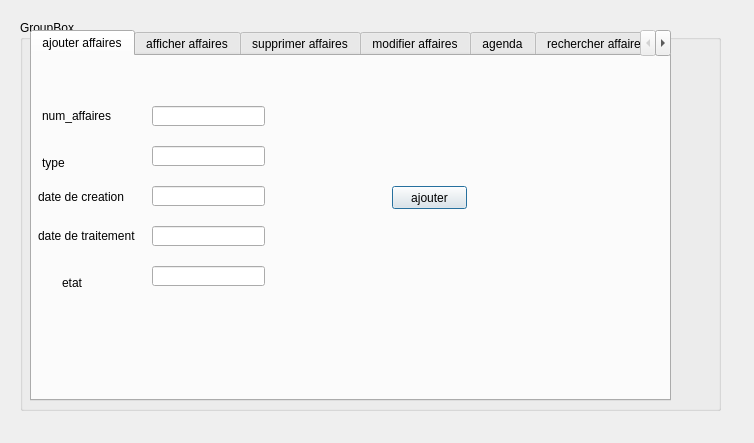
<?xml version="1.0" encoding="UTF-8"?>
<ui version="4.0">
 <class>gestionaff</class>
 <widget class="QDialog" name="gestionaff">
  <property name="geometry">
   <rect>
    <x>0</x>
    <y>0</y>
    <width>754</width>
    <height>443</height>
   </rect>
  </property>
  <property name="windowTitle">
   <string>Dialog</string>
  </property>
  <widget class="QGroupBox" name="groupBox">
   <property name="geometry">
    <rect>
     <x>20</x>
     <y>20</y>
     <width>701</width>
     <height>391</height>
    </rect>
   </property>
   <property name="title">
    <string>GroupBox</string>
   </property>
   <widget class="QTabWidget" name="tabWidget">
    <property name="geometry">
     <rect>
      <x>10</x>
      <y>10</y>
      <width>641</width>
      <height>371</height>
     </rect>
    </property>
    <property name="currentIndex">
     <number>0</number>
    </property>
    <widget class="QWidget" name="tab">
     <attribute name="title">
      <string>ajouter affaires</string>
     </attribute>
     <widget class="QLineEdit" name="lineEdit_affaires">
      <property name="geometry">
       <rect>
        <x>120</x>
        <y>50</y>
        <width>113</width>
        <height>20</height>
       </rect>
      </property>
     </widget>
     <widget class="QLineEdit" name="lineEdit_type">
      <property name="geometry">
       <rect>
        <x>120</x>
        <y>90</y>
        <width>113</width>
        <height>20</height>
       </rect>
      </property>
     </widget>
     <widget class="QLineEdit" name="lineEdit_date1">
      <property name="geometry">
       <rect>
        <x>120</x>
        <y>130</y>
        <width>113</width>
        <height>20</height>
       </rect>
      </property>
     </widget>
     <widget class="QLineEdit" name="lineEdit_date2">
      <property name="geometry">
       <rect>
        <x>120</x>
        <y>170</y>
        <width>113</width>
        <height>20</height>
       </rect>
      </property>
     </widget>
     <widget class="QLineEdit" name="lineEdit_etat">
      <property name="geometry">
       <rect>
        <x>120</x>
        <y>210</y>
        <width>113</width>
        <height>20</height>
       </rect>
      </property>
     </widget>
     <widget class="QLabel" name="label">
      <property name="geometry">
       <rect>
        <x>10</x>
        <y>50</y>
        <width>81</width>
        <height>20</height>
       </rect>
      </property>
      <property name="text">
       <string>num_affaires</string>
      </property>
     </widget>
     <widget class="QLabel" name="label_2">
      <property name="geometry">
       <rect>
        <x>10</x>
        <y>100</y>
        <width>47</width>
        <height>14</height>
       </rect>
      </property>
      <property name="text">
       <string>type</string>
      </property>
     </widget>
     <widget class="QLabel" name="label_3">
      <property name="geometry">
       <rect>
        <x>6</x>
        <y>130</y>
        <width>91</width>
        <height>21</height>
       </rect>
      </property>
      <property name="text">
       <string>date de creation</string>
      </property>
     </widget>
     <widget class="QLabel" name="label_4">
      <property name="geometry">
       <rect>
        <x>6</x>
        <y>170</y>
        <width>101</width>
        <height>20</height>
       </rect>
      </property>
      <property name="text">
       <string>date de traitement</string>
      </property>
     </widget>
     <widget class="QLabel" name="label_5">
      <property name="geometry">
       <rect>
        <x>30</x>
        <y>220</y>
        <width>47</width>
        <height>14</height>
       </rect>
      </property>
      <property name="text">
       <string>etat</string>
      </property>
     </widget>
     <widget class="QPushButton" name="pushButton_ajouter">
      <property name="geometry">
       <rect>
        <x>360</x>
        <y>130</y>
        <width>75</width>
        <height>23</height>
       </rect>
      </property>
      <property name="text">
       <string>ajouter</string>
      </property>
     </widget>
    </widget>
    <widget class="QWidget" name="tab_2">
     <attribute name="title">
      <string>afficher affaires</string>
     </attribute>
     <widget class="QTableView" name="tableView">
      <property name="geometry">
       <rect>
        <x>30</x>
        <y>30</y>
        <width>461</width>
        <height>261</height>
       </rect>
      </property>
     </widget>
     <widget class="QPushButton" name="pushButton_afficher">
      <property name="geometry">
       <rect>
        <x>410</x>
        <y>200</y>
        <width>75</width>
        <height>23</height>
       </rect>
      </property>
      <property name="text">
       <string>afficher</string>
      </property>
     </widget>
     <widget class="QPushButton" name="pushButton_tri">
      <property name="geometry">
       <rect>
        <x>410</x>
        <y>230</y>
        <width>75</width>
        <height>23</height>
       </rect>
      </property>
      <property name="text">
       <string>trier</string>
      </property>
     </widget>
     <widget class="QPushButton" name="pushButton_imprimer">
      <property name="geometry">
       <rect>
        <x>410</x>
        <y>260</y>
        <width>75</width>
        <height>23</height>
       </rect>
      </property>
      <property name="text">
       <string>imprimer</string>
      </property>
     </widget>
     <widget class="QPushButton" name="pushButton_font">
      <property name="geometry">
       <rect>
        <x>340</x>
        <y>300</y>
        <width>75</width>
        <height>23</height>
       </rect>
      </property>
      <property name="text">
       <string>choose font</string>
      </property>
     </widget>
     <widget class="QPushButton" name="pushButton_submit">
      <property name="geometry">
       <rect>
        <x>100</x>
        <y>300</y>
        <width>75</width>
        <height>23</height>
       </rect>
      </property>
      <property name="text">
       <string>submit</string>
      </property>
     </widget>
    </widget>
    <widget class="QWidget" name="tab_3">
     <attribute name="title">
      <string>supprimer affaires</string>
     </attribute>
     <widget class="QPushButton" name="pushButton_supprimer">
      <property name="geometry">
       <rect>
        <x>330</x>
        <y>140</y>
        <width>75</width>
        <height>23</height>
       </rect>
      </property>
      <property name="text">
       <string>PushButton</string>
      </property>
     </widget>
     <widget class="QLineEdit" name="Line_Edit_supp">
      <property name="geometry">
       <rect>
        <x>110</x>
        <y>140</y>
        <width>113</width>
        <height>20</height>
       </rect>
      </property>
     </widget>
    </widget>
    <widget class="QWidget" name="tab_4">
     <attribute name="title">
      <string>modifier affaires</string>
     </attribute>
     <widget class="QPushButton" name="pushButton_modifier">
      <property name="geometry">
       <rect>
        <x>350</x>
        <y>150</y>
        <width>75</width>
        <height>23</height>
       </rect>
      </property>
      <property name="text">
       <string>modifier</string>
      </property>
     </widget>
     <widget class="QLineEdit" name="lineEdit_modif">
      <property name="geometry">
       <rect>
        <x>100</x>
        <y>120</y>
        <width>113</width>
        <height>20</height>
       </rect>
      </property>
     </widget>
     <widget class="QLineEdit" name="lineEdit_jdid">
      <property name="geometry">
       <rect>
        <x>100</x>
        <y>160</y>
        <width>113</width>
        <height>20</height>
       </rect>
      </property>
     </widget>
     <widget class="QLabel" name="num_affaires">
      <property name="geometry">
       <rect>
        <x>10</x>
        <y>120</y>
        <width>81</width>
        <height>20</height>
       </rect>
      </property>
      <property name="text">
       <string>num_affaires</string>
      </property>
     </widget>
     <widget class="QLabel" name="type">
      <property name="geometry">
       <rect>
        <x>36</x>
        <y>160</y>
        <width>41</width>
        <height>20</height>
       </rect>
      </property>
      <property name="text">
       <string>type</string>
      </property>
     </widget>
    </widget>
    <widget class="QWidget" name="tab_5">
     <attribute name="title">
      <string>agenda</string>
     </attribute>
     <widget class="QCalendarWidget" name="calendarWidget">
      <property name="geometry">
       <rect>
        <x>10</x>
        <y>50</y>
        <width>391</width>
        <height>251</height>
       </rect>
      </property>
     </widget>
     <widget class="QTableView" name="tableView_3">
      <property name="geometry">
       <rect>
        <x>420</x>
        <y>140</y>
        <width>191</width>
        <height>161</height>
       </rect>
      </property>
     </widget>
     <widget class="QLineEdit" name="lineEdit_calendar">
      <property name="geometry">
       <rect>
        <x>412</x>
        <y>89</y>
        <width>191</width>
        <height>31</height>
       </rect>
      </property>
     </widget>
    </widget>
    <widget class="QWidget" name="tab_6">
     <attribute name="title">
      <string>rechercher affaires</string>
     </attribute>
     <widget class="QTableView" name="tableView_2">
      <property name="geometry">
       <rect>
        <x>90</x>
        <y>60</y>
        <width>391</width>
        <height>231</height>
       </rect>
      </property>
     </widget>
     <widget class="QLineEdit" name="lineEdit_chercher">
      <property name="geometry">
       <rect>
        <x>300</x>
        <y>220</y>
        <width>113</width>
        <height>20</height>
       </rect>
      </property>
     </widget>
     <widget class="QLabel" name="chercher">
      <property name="geometry">
       <rect>
        <x>220</x>
        <y>220</y>
        <width>47</width>
        <height>14</height>
       </rect>
      </property>
      <property name="text">
       <string>chercher:</string>
      </property>
     </widget>
    </widget>
    <widget class="QWidget" name="tab_7">
     <attribute name="title">
      <string>stat</string>
     </attribute>
    </widget>
   </widget>
  </widget>
 </widget>
 <resources/>
 <connections/>
</ui>
